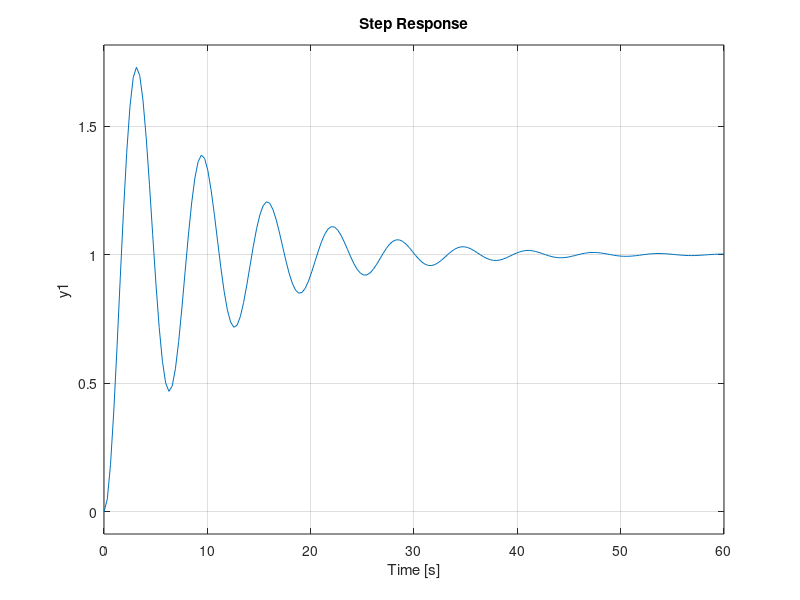
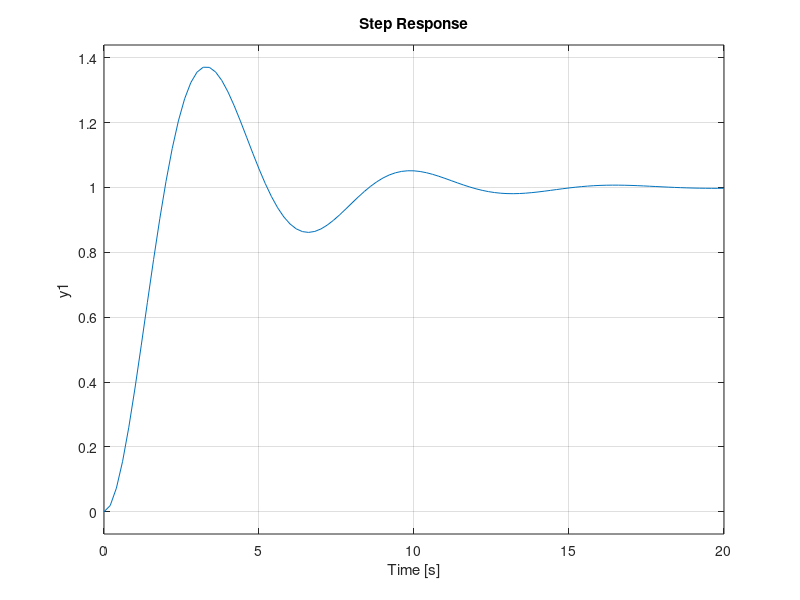
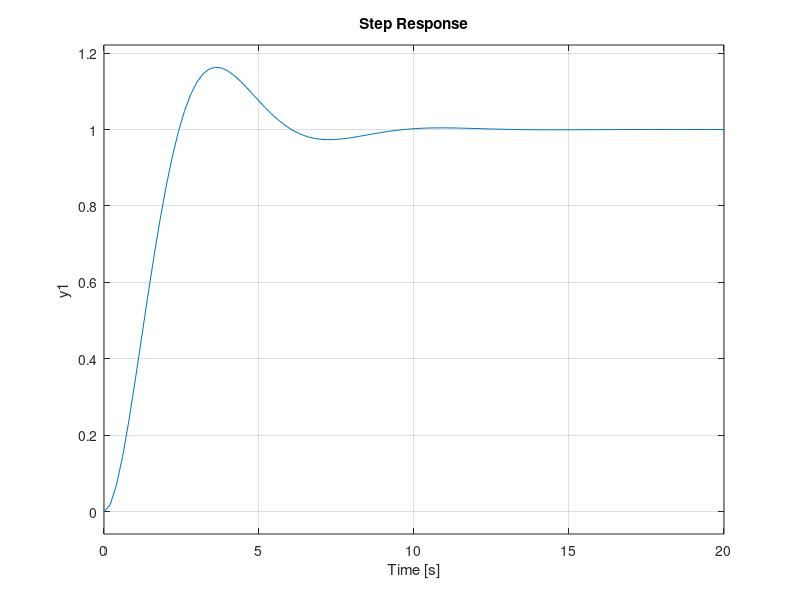
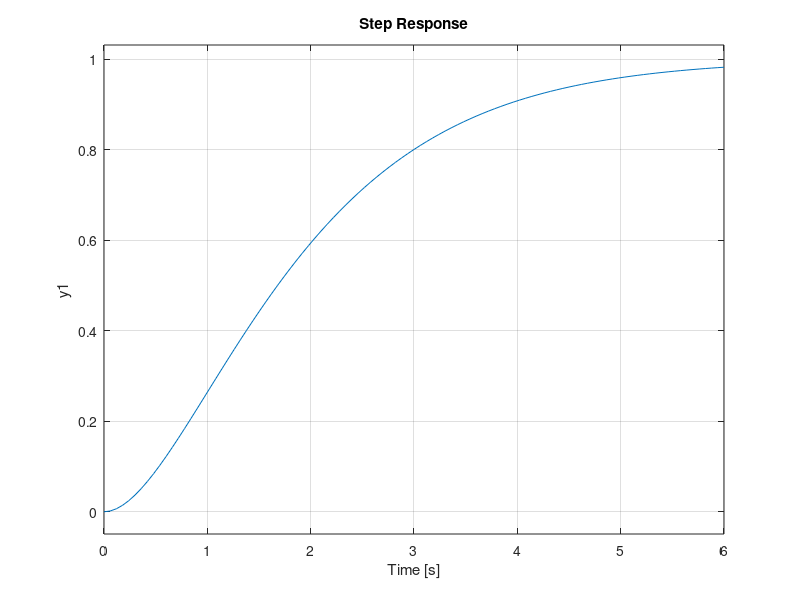

Write MATLAB code to recreate these figures, in order.
clc;
close all;
clear all;
z = [ 0.1 0.3 0.5];
tr = [];tp = [];
mp=[];ts = [];sv = [];
for i=1:3
h2 = feedback(tf([0 0 1],[1 2*z(i) 0]),tf([1],[1]));
tr(i) =  pi - acos(z(i))/sqrt(1-z(i)*z(i));
tp(i) = pi/sqrt(1-z(i)*z(i));
mp(i) = exp(-1*pi*z(i)/sqrt(1-z(i)*z(i)));
ts(i) = 4/z(i);
figure;
step(h2);
end
z = [ 1 2 ];
for i=1:2
h2 = feedback(tf([0 0 1],[1 2*z(i) 0]),tf([1],[1]));
figure;
step(h2);
end
